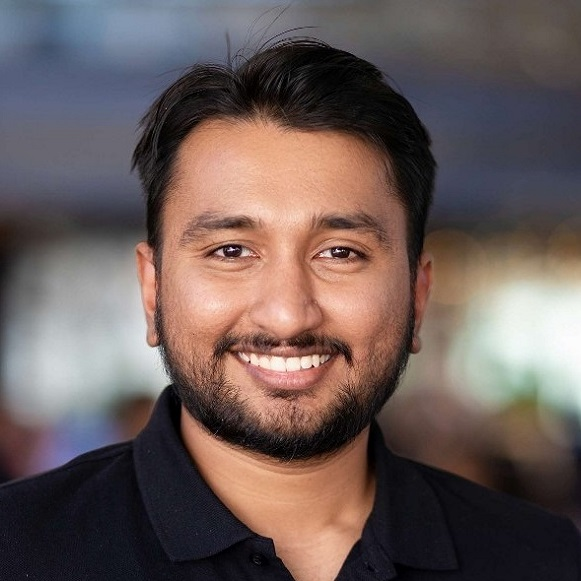
#> input picture assets-src/dp-master.jpg, 581 x 581 px
$ python make-og-card.py
#> lines starting #> are read from the running program, lines starting #| are printed output that depends on the picture; after the words box and inside, x2 and y2 are one past the last pixel; in counts of white or black regions, pixels touching at a corner belong together
"""Generate the 1200x630 social card from the profile master image.

Run with a Python that has pillow + fonttools[woff] available:
    python scripts/make-og-card.py
"""

from pathlib import Path

from fontTools.ttLib import TTFont
from PIL import Image, ImageDraw, ImageFilter

ROOT = Path(__file__).resolve().parent.parent
PUBLIC = ROOT / "public"
FONTS = PUBLIC / "fonts"
OUT = PUBLIC / "images" / "og-card.jpg"
PORTRAIT = ROOT / "assets-src" / "dp-master.jpg"

WIDTH, HEIGHT = 1200, 630
TEAL = (21, 96, 100)
TEAL_DEEP = (11, 47, 49)
CREAM = (244, 248, 248)
MUTED = (170, 200, 201)

NAME = "ATHREYA M R"
ROLE = "Front-end Architect"
TAGLINE = "Angular  ·  Micro Frontends  ·  SSR / SSG  ·  Web Performance"
DOMAIN = "athreya.codes"


def load_font(weight: int, size: int):
    """Montserrat ships as woff2 for the browser; convert in memory for PIL."""
    from io import BytesIO
    from PIL import ImageFont

    source = FONTS / f"montserrat-latin-{weight}-normal.woff2"
    font = TTFont(source, fontNumber=0)
    font.flavor = None
    buffer = BytesIO()
    font.save(buffer)
    buffer.seek(0)
    return ImageFont.truetype(buffer, size)


def circular_portrait(size: int) -> Image.Image:
    portrait = Image.open(PORTRAIT).convert("RGB")
    side = min(portrait.size)
    left = (portrait.width - side) // 2
    top = (portrait.height - side) // 2
    portrait = portrait.crop((left, top, left + side, top + side))
    portrait = portrait.resize((size, size), Image.LANCZOS)

    # Supersampled mask keeps the circle edge smooth at final scale.
    mask = Image.new("L", (size * 4, size * 4), 0)
    ImageDraw.Draw(mask).ellipse((0, 0, size * 4, size * 4), fill=255)
    portrait.putalpha(mask.resize((size, size), Image.LANCZOS))
    return portrait


def build() -> None:
    card = Image.new("RGB", (WIDTH, HEIGHT), TEAL_DEEP)
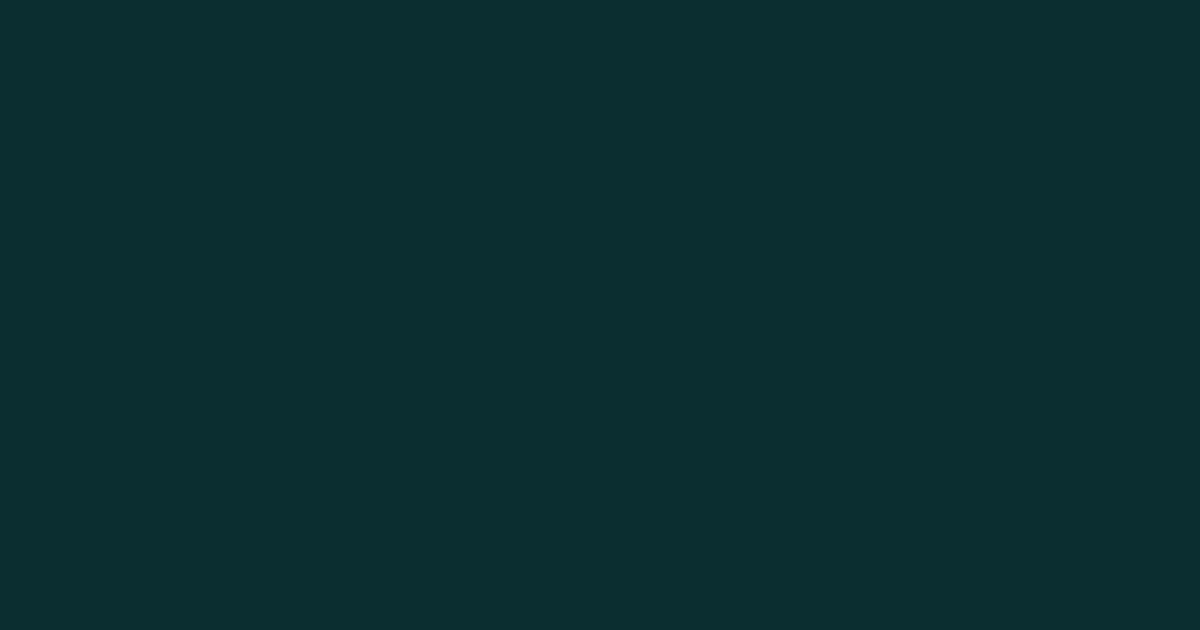
#> card: PIL image 1200x630 RGB; mean R, G, B 11, 47, 49

    # Diagonal gradient wash so the flat teal does not look dead.
    gradient = Image.new("L", (WIDTH, HEIGHT))
#> gradient: PIL image 1200x630 L; every value is 0
    draw_gradient = ImageDraw.Draw(gradient)
    for x in range(0, WIDTH, 4):
        draw_gradient.rectangle((x, 0, x + 4, HEIGHT), fill=int(255 * (1 - x / WIDTH)))
    card = Image.composite(Image.new("RGB", (WIDTH, HEIGHT), TEAL), card, gradient)
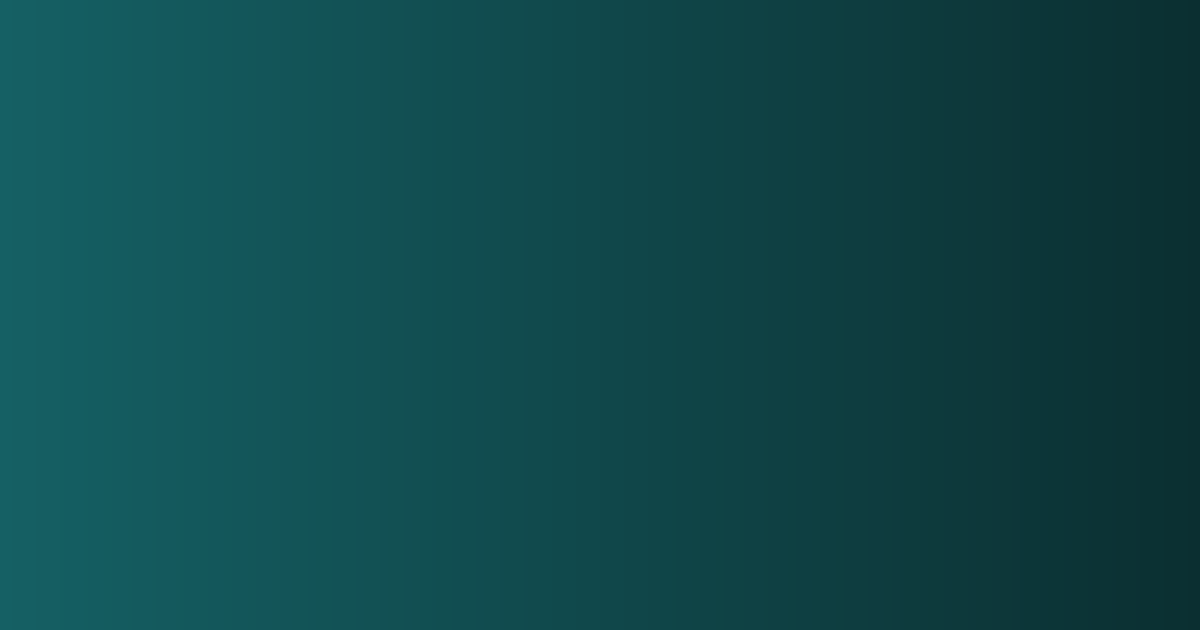
#> card: PIL image 1200x630 RGB; mean R, G, B 16, 71.5, 74.5

    draw = ImageDraw.Draw(card)

    portrait_size = 340
    portrait_x, portrait_y = 96, (HEIGHT - portrait_size) // 2

    halo = Image.new("RGBA", (WIDTH, HEIGHT), (0, 0, 0, 0))
#> halo: PIL image 1200x630 RGBA; every value is 0
    ImageDraw.Draw(halo).ellipse(
        (
            portrait_x - 14,
            portrait_y - 14,
            portrait_x + portrait_size + 14,
            portrait_y + portrait_size + 14,
        ),
        fill=(255, 255, 255, 46),
    )
    card.paste(
        Image.alpha_composite(card.convert("RGBA"), halo.filter(ImageFilter.GaussianBlur(10))).convert("RGB"),
        (0, 0),
    )
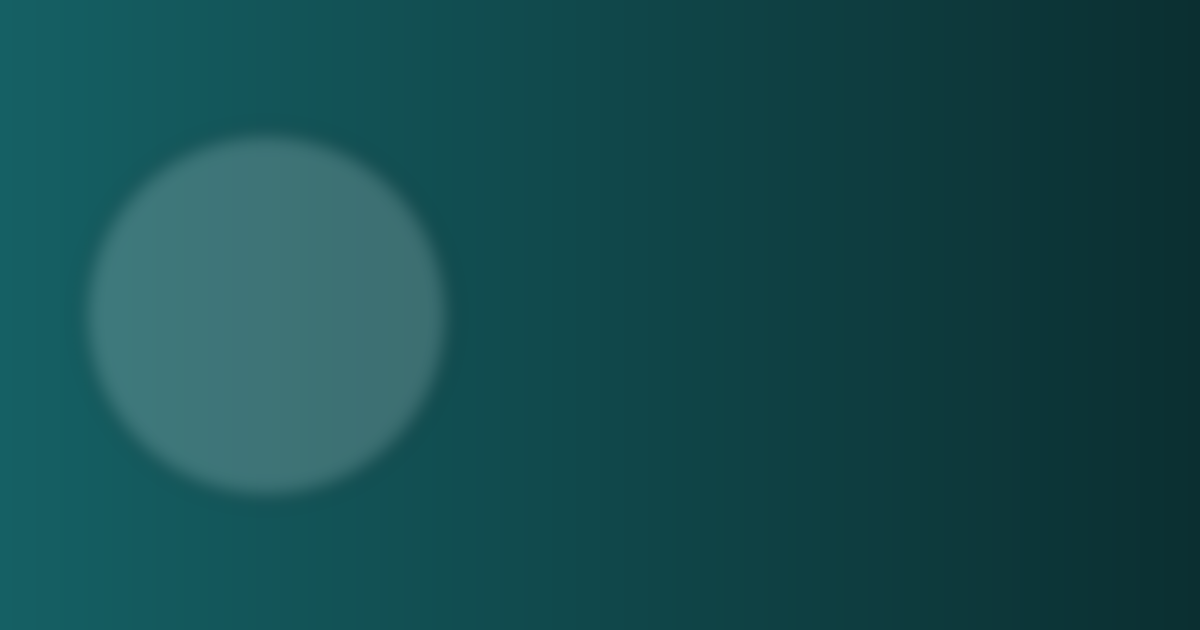
#> card: PIL image 1200x630 RGB; mean R, G, B 21.7, 75.4, 78.3

    portrait = circular_portrait(portrait_size)
#> in circular_portrait, portrait is the input picture: PIL image 581x581 RGB; mean R, G, B 106.8, 91.6, 89
#> in circular_portrait, `mask = Image.new("L", (size * 4, size * 4), 0)`: mask: PIL image 1360x1360 L; every value is 0
#> in circular_portrait, `ImageDraw.Draw(mask).ellipse((0, 0, size * 4, size * 4), fill=255)`:
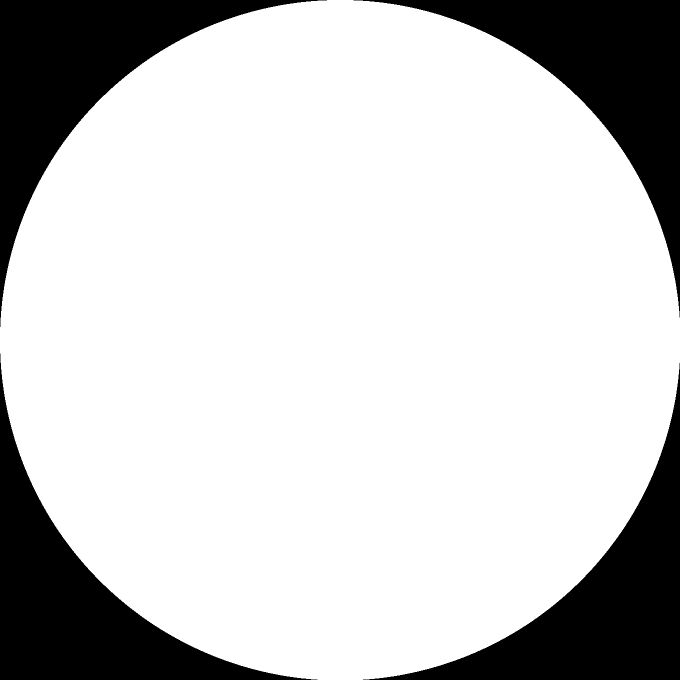
#> mask: PIL image 1360x1360 L (shown at 1/2 size); 78.6% white; 4 black regions, box (x1, y1, x2, y2) and area: (0, 0, 654, 654) 99425, (707, 0, 1360, 635) 98771, (0, 707, 635, 1360) 98771, (726, 726, 1360, 1360) 98118
#> in circular_portrait, `portrait.putalpha(mask.resize((size, size), Image.LANCZOS))`:
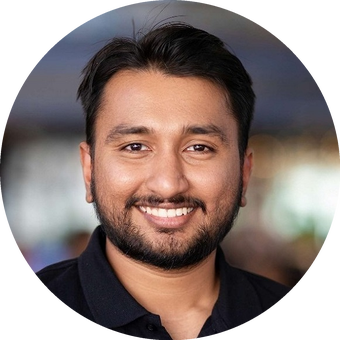
#> portrait: PIL image 340x340 RGBA; mean R, G, B, A 106.8, 91.6, 89, 200.5; transparent parts drawn white
    card.paste(portrait, (portrait_x, portrait_y), portrait)
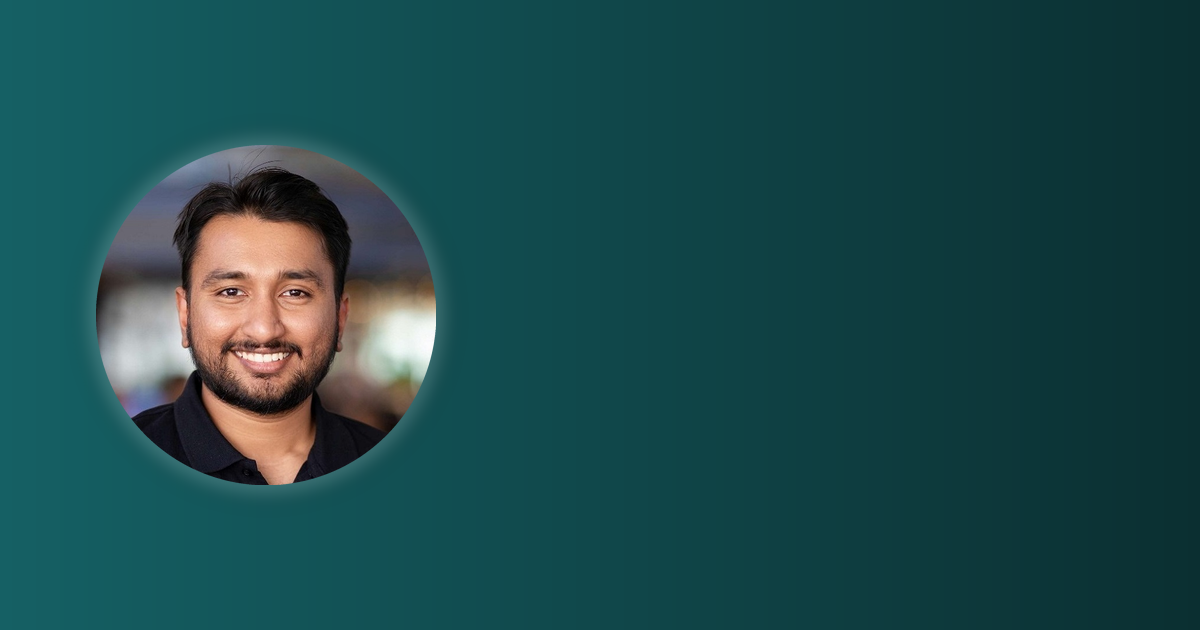
#> card: PIL image 1200x630 RGB; mean R, G, B 28.5, 73.4, 75.3

    text_x = portrait_x + portrait_size + 84
    draw.text((text_x, 196), NAME, font=load_font(600, 62), fill=CREAM)
    draw.text((text_x, 278), ROLE, font=load_font(500, 40), fill=MUTED)
    draw.line((text_x, 350, text_x + 96, 350), fill=MUTED, width=3)
    draw.text((text_x, 378), TAGLINE, font=load_font(400, 21), fill=MUTED)
    draw.text((text_x, 428), DOMAIN, font=load_font(500, 23), fill=CREAM)

    OUT.parent.mkdir(parents=True, exist_ok=True)
    card.save(OUT, "JPEG", quality=88, optimize=True, progressive=True)
    print(f"wrote {OUT.relative_to(ROOT)} ({OUT.stat().st_size / 1024:.1f} kB)")


if __name__ == "__main__":
#> (the run stopped early here; a loop or call above may not have finished)
